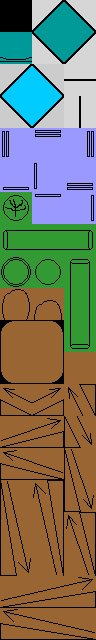

A level layout from a 2D game, rendered from its tile map. Below: a short description, then the map file with its tile-grid data intact:
An orthogonal 3x20 tile map with 32x32 px tiles, 1 tile layer (Tile Layer 1).

<map version="1.0" orientation="orthogonal" width="3" height="20" tilewidth="32" tileheight="32">
 <tileset firstgid="1" source="../Tilesets/standard.tsx" />
 <layer name="Tile Layer 1" width="3" height="20">
  <data>
   <tile gid="1" />
   <tile gid="2" />
   <tile gid="3" />
   <tile gid="4" />
   <tile gid="5" />
   <tile gid="6" />
   <tile gid="7" />
   <tile gid="8" />
   <tile gid="9" />
   <tile gid="10" />
   <tile gid="11" />
   <tile gid="12" />
   <tile gid="13" />
   <tile gid="14" />
   <tile gid="15" />
   <tile gid="16" />
   <tile gid="17" />
   <tile gid="18" />
   <tile gid="19" />
   <tile gid="20" />
   <tile gid="21" />
   <tile gid="22" />
   <tile gid="23" />
   <tile gid="24" />
   <tile gid="25" />
   <tile gid="26" />
   <tile gid="27" />
   <tile gid="28" />
   <tile gid="29" />
   <tile gid="30" />
   <tile gid="31" />
   <tile gid="32" />
   <tile gid="33" />
   <tile gid="34" />
   <tile gid="35" />
   <tile gid="36" />
   <tile gid="37" />
   <tile gid="38" />
   <tile gid="39" />
   <tile gid="40" />
   <tile gid="41" />
   <tile gid="42" />
   <tile gid="43" />
   <tile gid="44" />
   <tile gid="45" />
   <tile gid="46" />
   <tile gid="47" />
   <tile gid="48" />
   <tile gid="49" />
   <tile gid="50" />
   <tile gid="51" />
   <tile gid="52" />
   <tile gid="53" />
   <tile gid="54" />
   <tile gid="55" />
   <tile gid="56" />
   <tile gid="57" />
   <tile gid="58" />
   <tile gid="59" />
   <tile gid="60" />
  </data>
 </layer>
</map>